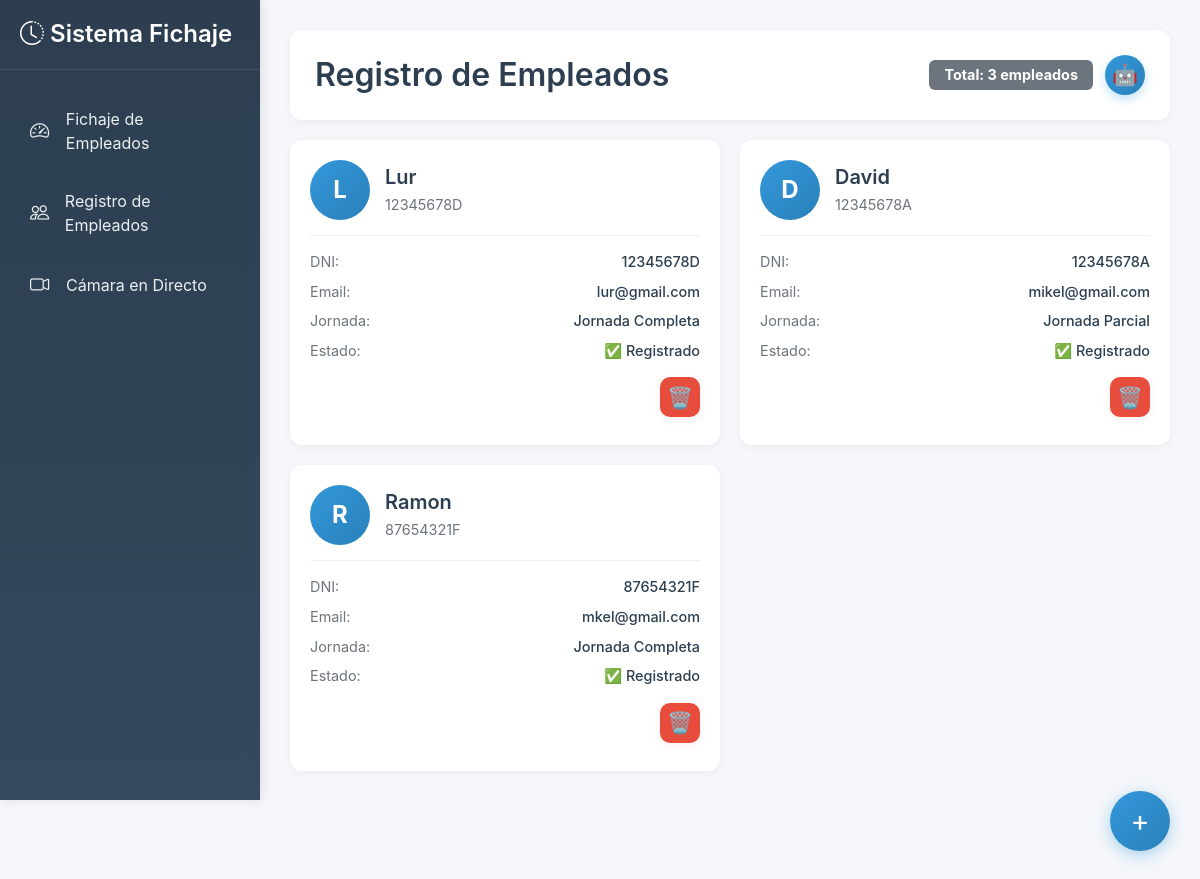
Screenshot of /registro_empleados with the database file from the repository.
### core/bd/bd_create.py (models this page shows, shortened)
class Empleado(db.Model):
    __tablename__ = "empleados"
    dni = db.Column(db.String(9), primary_key=True)
    nombre = db.Column(db.String(100), nullable=False)
    email = db.Column(db.String(120), unique=True, nullable=False)
    jornada = db.Column(db.Integer, nullable=False)  # Horas de jornada (4, 6, 8)
    minutos_trabajados = db.Column(db.Integer, default=0)  # Total acumulado en minutos
    estado = db.Column(db.String(20), default='out')  # 'out', 'working', 'completado'
    path_image = db.Column(db.String, nullable=False)
    hora_entrada = db.Column(db.DateTime, nullable=True)  # Timestamp de entrada
    minutos_sesion_actual = db.Column(db.Integer, default=0)  # Minutos de la sesión actual

### web/routes/main_routes.py (the view)
@main_bp.route('/registro_empleados')
def registro_empleados():
    return render_template('registro_empleados.html', employees=obtener_empleados_lista())

### core/bd/bd_functions.py (called while the page is built)
def obtener_empleados_lista():
    engine = create_engine(Config.SQLALCHEMY_DATABASE_URI)
    Session = sessionmaker(bind=engine)
    session = Session()
    try:
        empleados = session.query(Empleado).all()
        return empleados
    except Exception as e:
        print(f"Error al obtener empleados: {e}")
        return []
    finally:
        session.close()

### templates/registro_empleados.html (shortened to what this page needs)
{% extends "base.html" %}
{% block content %}
<div class="header-section">
    <h2>Registro de Empleados</h2>
    <div class="header-buttons">
        <span class="badge bg-secondary" style="padding: 8px 15px; font-size: 0.9rem;">
            Total: {{ employees|length if employees else 0 }} empleados
        </span>
        <button class="entrenar-modelo-btn" onclick="entrenarModelo()">🤖</button>
    </div>
</div>
<div class="employees-grid">
    {% if employees %}
        {% for employee in employees %}
        <div class="employee-card">
            <div class="employee-card-header">
                <div class="employee-card-avatar">
                    {{ employee.nombre[0]|upper }}{{ employee.nombre.split()[1][0]|upper if employee.nombre.split()|length > 1 else '' }}
                </div>
                <div class="employee-card-info">
                    <h5>{{ employee.nombre }}</h5>
                    <p>{{ employee.dni }}</p>
                </div>
            </div>
            <div class="employee-card-details">
                <div class="detail-row">
                    <span class="detail-label">DNI:</span>
                    <span class="detail-value">{{ employee.dni }}</span>
                </div>
                <div class="detail-row">
                    <span class="detail-label">Email:</span>
                    <span class="detail-value">{{ employee.email }}</span>
                </div>
                <div class="detail-row">
                    <span class="detail-label">Jornada:</span>
                    <span class="detail-value">
                        {% if employee.jornada == 8 %}Jornada Completa{% elif employee.jornada == 4 %}Jornada Parcial{% elif employee.jornada == 6 %}Jornada Intensiva{% else %}{{ employee.jornada }}{% endif %}
                    </span>
                </div>
                <div class="detail-row">
                    <span class="detail-label">Estado:</span>
                    <span class="detail-value">✅ Registrado</span>
                </div>
                <div class="detail-row" style="justify-content: flex-end;">
                    <button class="delete-employee-btn" title="Eliminar empleado" onclick="deleteEmployee('{{ employee.dni }}')">
                        🗑️
                    </button>
                </div>
            </div>
        </div>
        {% endfor %}
    {% endif %}
</div>
<button class="add-employee-btn" onclick="openModal()">+</button>
{% endblock %}

### templates/base.html (shortened to what this page needs)
<!DOCTYPE html>
<html lang="es">
<head>
    <link href="https://cdn.jsdelivr.net/npm/bootstrap@5.3.0/dist/css/bootstrap.min.css" rel="stylesheet">
    <link rel="stylesheet" href="https://cdn.jsdelivr.net/npm/bootstrap-icons@1.11.0/font/bootstrap-icons.css">
</head>
<body>
    <div class="sidebar" id="sidebar">
        <div class="sidebar-header">
            <h4><i class="bi bi-clock-history"></i> Sistema Fichaje</h4>
        </div>
        <nav class="nav flex-column">
            <div class="nav-item">
                <a href="{{ url_for('main.dashboard') }}" class="nav-link {% if request.endpoint == 'dashboard' %}active{% endif %}">
                    <i class="bi bi-speedometer2"></i>
                    <span>Fichaje de Empleados</span>
                </a>
            </div>
            <div class="nav-item">
                <a href="{{ url_for('main.registro_empleados') }}" class="nav-link {% if request.endpoint == 'registro_empleados' %}active{% endif %}">
                    <i class="bi bi-people"></i>
                    <span>Registro de Empleados</span>
                </a>
            </div>
            <div class="nav-item">
                <a href="{{ url_for('main.camara') }}" class="nav-link {% if request.endpoint == 'camara_directo' %}active{% endif %}">
                    <i class="bi bi-camera-video"></i>
                    <span>Cámara en Directo</span>
                </a>
            </div>
        </nav>
    </div>
    <div class="main-content">
        {% block content %}{% endblock %}
    </div>
</body>
</html>

### templates/base.html (style rules this page uses)
body { font-family: -apple-system, BlinkMacSystemFont, 'Segoe UI', Roboto, Oxygen, Ubuntu, Cantarell, sans-serif; background-color: #f5f7fa; }
.sidebar { position: fixed; top: 0; left: 0; height: 100vh; width: 260px; background: linear-gradient(180deg, #2c3e50 0%, #34495e 100%); padding: 20px 0; box-shadow: 2px 0 10px rgba(0,0,0,0.1); z-index: 1000; transition: transform 0.3s ease; }
.sidebar-header { padding: 0 20px 20px; border-bottom: 1px solid rgba(255,255,255,0.1); margin-bottom: 20px; }
.sidebar-header h4 { color: #fff; font-weight: 600; margin: 0; }
.nav-item { margin: 5px 15px; }
.nav-link { color: #ecf0f1; padding: 12px 15px; border-radius: 8px; display: flex; align-items: center; transition: all 0.3s; text-decoration: none; }
.nav-link i { margin-right: 12px; font-size: 1.2rem; width: 24px; }
.main-content { margin-left: 260px; padding: 30px; min-height: 100vh; }

### templates/registro_empleados.html (style rules this page uses)
.delete-employee-btn { background: #e74c3c; border: none; color: white; font-size: 1.3rem; border-radius: 10px; width: 40px; height: 40px; display: flex; align-items: center; justify-content: center; box-shadow: 0 2px 8px rgba(231,76,60,0.10); transition: transform 0.18s, box-shadow 0.18s; cursor: pointer; margin-top: 8px; }
.header-section { background: white; padding: 25px; border-radius: 12px; box-shadow: 0 2px 8px rgba(0,0,0,0.05); margin-bottom: 30px; display: flex; justify-content: space-between; align-items: center; }
.header-section h2 { margin: 0; color: #2c3e50; font-weight: 600; }
.employees-grid { display: grid; grid-template-columns: repeat(auto-fill, minmax(300px, 1fr)); gap: 20px; margin-bottom: 80px; }
.employee-card { background: white; border-radius: 12px; box-shadow: 0 2px 8px rgba(0,0,0,0.05); padding: 20px; transition: transform 0.2s, box-shadow 0.2s; cursor: pointer; }
.employee-card-header { display: flex; align-items: center; gap: 15px; margin-bottom: 15px; }
.employee-card-avatar { width: 60px; height: 60px; border-radius: 50%; background: linear-gradient(135deg, #3498db 0%, #2980b9 100%); color: white; display: flex; align-items: center; justify-content: center; font-size: 1.5rem; font-weight: bold; }
.employee-card-info h5 { margin: 0; color: #2c3e50; font-weight: 600; }
.employee-card-info p { margin: 5px 0 0; color: #6c757d; font-size: 0.9rem; }
.employee-card-details { border-top: 1px solid #f0f0f0; padding-top: 15px; }
.detail-row { display: flex; justify-content: space-between; margin-bottom: 8px; font-size: 0.9rem; }
.detail-label { color: #6c757d; }
.detail-value { color: #2c3e50; font-weight: 500; }
.add-employee-btn { position: fixed; bottom: 30px; right: 30px; width: 60px; height: 60px; border-radius: 50%; background: linear-gradient(135deg, #3498db 0%, #2980b9 100%); color: white; border: none; box-shadow: 0 4px 16px rgba(52,152,219,0.4); font-size: 1.8rem; display: flex; align-items: center; justify-content: center; cursor: pointer; transition: transform 0.2s, box-shadow 0.2s; z-index: 999; }
.header-section { display: flex; justify-content: space-between; align-items: center; margin-bottom: 20px; }
.header-buttons { display: flex; align-items: center; gap: 12px; }
.entrenar-modelo-btn { width: 40px; height: 40px; border-radius: 50%; background: linear-gradient(135deg, #3498db 0%, #2980b9 100%); color: white; border: none; font-size: 1.3rem; display: flex; justify-content: center; align-items: center; cursor: pointer; box-shadow: 0 4px 10px rgba(52,152,219,0.3); transition: transform 0.2s ease; }

### rows the page displays
Empleado: nombre "L", nombre "Lur", dni "12345678D", email "lur@gmail.com", jornada "Jornada Completa"
Empleado: nombre "D", nombre "David", dni "12345678A", email "mikel@gmail.com", jornada "Jornada Parcial"
Empleado: nombre "R", nombre "Ramon", dni "87654321F", email "mkel@gmail.com", jornada "Jornada Completa"

### other values shown
{{ employees|length if employees else 0 }} "3"
